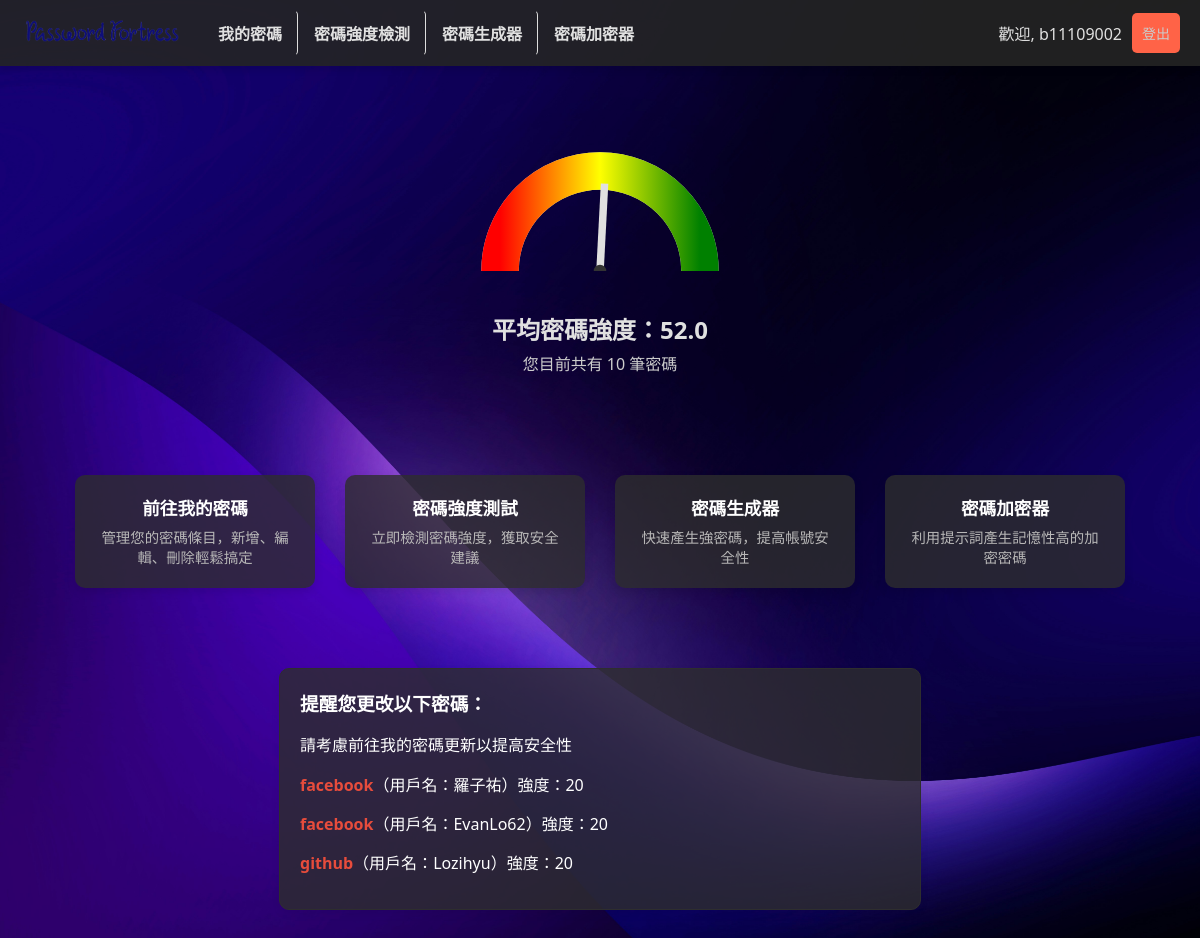
The app's page /dashboard/ (signed in) with its own data.
### models.py (models this page shows, shortened)
class User(UserMixin, db.Model):
    id = db.Column(db.Integer, primary_key=True)
    username = db.Column(db.String(150), unique=True, nullable=False)
    password = db.Column(db.String(150), nullable=False)
    email = db.Column(db.String(120), unique=True, nullable=False)  # email
    salt = db.Column(db.String(32), nullable=False)  # 專屬鹽值

class PasswordEntry(db.Model):
    id = db.Column(db.Integer, primary_key=True)
    user_id = db.Column(db.Integer, db.ForeignKey('user.id'))
    site_name = db.Column(db.String(150), nullable=False)
    site_username = db.Column(db.String(150), nullable=False)
    site_password = db.Column(db.String(300), nullable=False)  # 加密後存儲
    strength_score = db.Column(db.Integer, default=0)  # 預設強度分數為0
    user = db.relationship('User', backref='password_entries', lazy=True)

### dashboard.py (the view)
@dashboard_bp.route('/')
@login_required
def dashboard():
    entries = PasswordEntry.query.filter_by(user_id=current_user.id).all()
    total_entries = len(entries)
    avg_strength = sum([e.strength_score for e in entries]) / total_entries if total_entries > 0 else 0
    weak_passwords = [e for e in entries if e.strength_score < 50]
    password_map = defaultdict(list)
    for entry in entries:
        password_map[entry.site_password].append(entry)
    duplicate_passwords = {password: entries for password, entries in password_map.items() if len(entries) > 1}
    print(f"Duplicate Passwords: {duplicate_passwords}")
    return render_template('dashboard/dashboard.html',
                           total_entries=total_entries,
                           avg_strength=round(avg_strength,2),
                           weak_passwords=weak_passwords,
                           duplicate_passwords=duplicate_passwords
                           )

### app.py (called while the page is built)
@login_manager.user_loader
def load_user(user_id):
    return User.query.get(int(user_id))

### templates/dashboard/dashboard.html (shortened to what this page needs)
{% extends "base.html" %}
{% block content %}
<div class="dashboard-container">
    <div class="gauge-container">
        <svg viewBox="0 0 100 50" width="100%" height="100%">
            <defs>
                <linearGradient id="gradColor" x1="0%" y1="0%" x2="100%" y2="0%">
                    <stop offset="0%" stop-color="red"/>
                    <stop offset="50%" stop-color="yellow"/>
                    <stop offset="100%" stop-color="green"/>
                </linearGradient>
            </defs>
            <path d="M 10,50 A 40,40 0 0 1 90,50" class="gauge-bg" />
            <path d="M 10,50 A 40,40 0 0 1 90,50" class="gauge-arc" />
            <line x1="50" y1="50" x2="50" y2="15" class="gauge-needle"
                  style="transform-origin:50% 100%; transform: rotate({{ (((avg_strength * 180 / 100) - 90)|int) }}deg);">
            </line>
            <circle cx="50" cy="50" r="2.5" class="gauge-center-dot"></circle>
        </svg>
    </div>
    <div class="gauge-value">
        平均密碼強度：{{ avg_strength|round(2) }}
    </div>
    <div class="password-count">
        您目前共有 {{ total_entries }} 筆密碼
    </div>
    <div class="features">
        <a href="{{ url_for('password_manager.view_passwords') }}" class="feature">
            <div class="feature-title">前往我的密碼</div>
            <div class="feature-desc">管理您的密碼條目，新增、編輯、刪除輕鬆搞定</div>
        </a>
        <a href="{{ url_for('password_strength_checker.checker') }}" class="feature">
            <div class="feature-title">密碼強度測試</div>
            <div class="feature-desc">立即檢測密碼強度，獲取安全建議</div>
        </a>
        <a href="{{ url_for('password_generator.generator') }}" class="feature">
            <div class="feature-title">密碼生成器</div>
            <div class="feature-desc">快速產生強密碼，提高帳號安全性</div>
        </a>
        <a href="{{ url_for('password_encryptor.encryptor') }}" class="feature">
            <div class="feature-title">密碼加密器</div>
            <div class="feature-desc">利用提示詞產生記憶性高的加密密碼</div>
        </a>
    </div>
    {% if weak_passwords and weak_passwords|length > 0 %}
    <div class="reminder-section">
        <h3>提醒您更改以下密碼：</h3>
        <p>請考慮前往我的密碼更新以提高安全性</p>
        {% for entry in weak_passwords %}
        <div class="reminder-item">
            <strong>{{ entry.site_name }}</strong>（用戶名：{{ entry.site_username }}）強度：{{ entry.strength_score }}<br>
        </div>
        {% endfor %}
    </div>
    {% endif %}
</div>
{% endblock %}

### templates/base.html (shortened to what this page needs)
<!DOCTYPE html>
<html lang="en">
<head>
</head>
<body>
    {% if current_user.is_authenticated %}
    <div class="header">
        <div class="logo">
            <a href="{{ url_for('dashboard.dashboard') }}">
                <img src="{{ url_for('static', filename='images/logo.png') }}" alt="Logo">
            </a>
        </div>
        <nav class="nav">
            <a href="/password-manager/view">我的密碼</a>
            <a href="/password-strength-checker">密碼強度檢測</a>
            <a href="/password-generator">密碼生成器</a>
            <a href="/password-encryptor">密碼加密器</a>
        </nav>
        <div class="user-info">
            <span>歡迎, {{ current_user.username }}</span>
            <form action="/logout" method="POST" onsubmit="confirmLogout(event)">
                <button type="submit" class="logout-btn" >
                    登出
                </button>
            </form>
        </div>
    </div>
    {% endif %}
    <div class="container">
        {% block content %}
        {% endblock %}
    </div>
</body>
</html>

### templates/base.html (style rules this page uses)
body { font-family: 'Arial', sans-serif; margin: 0; padding: 0; background-color: #f0f2f5; }
.header { background-color: rgba(36, 36, 36, 0.9); color: #e0e0e0; padding: 10px 20px; display: flex; align-items: center; box-shadow: 0 4px 6px rgba(0, 0, 0, 0.1); position: sticky; top: 0; z-index: 1000; height: 46px; }
.user-info form { margin: 0; padding: 0; display: inline; }
.logout-btn { background-color: #ff6347; color: #ccc; padding: 10px; border: none; border-radius: 5px; cursor: pointer; font-size: 14px; transition: background-color 0.3s; }
.logo img { height: 40px; cursor: pointer; margin-right: 20px; }
.nav { display: flex; align-items: center; gap: 0px; }
.nav a { padding: 10px 15px; color: #e0e0e0; text-decoration: none; font-weight: bold; border-radius: 5px; transition: background-color 0.3s, color 0.3s, box-shadow 0.3s; border: 1px solid transparent; }
.nav a:not(:last-child) { border-right: 1px solid #ddd; }
.user-info { margin-left: auto; display: flex; align-items: center; gap: 10px; }
.container { padding: 20px; }
.features { display: flex; justify-content: space-around; margin-top: 50px; }
.feature { width: 20%; background-color: white; padding: 20px; text-align: center; box-shadow: 0 4px 6px rgba(0, 0, 0, 0.1); border-radius: 10px; transition: transform 0.3s, box-shadow 0.3s; }

### records on screen
User: username "b11109002"
PasswordEntry: site_name "facebook", site_username "羅子祐", strength_score "20"
PasswordEntry: site_name "facebook", site_username "EvanLo62", strength_score "20"
PasswordEntry: site_name "github", site_username "Lozihyu", strength_score "20"

### other values on screen
{{ avg_strength|round(2) }} "52.0"
{{ total_entries }} "10"
